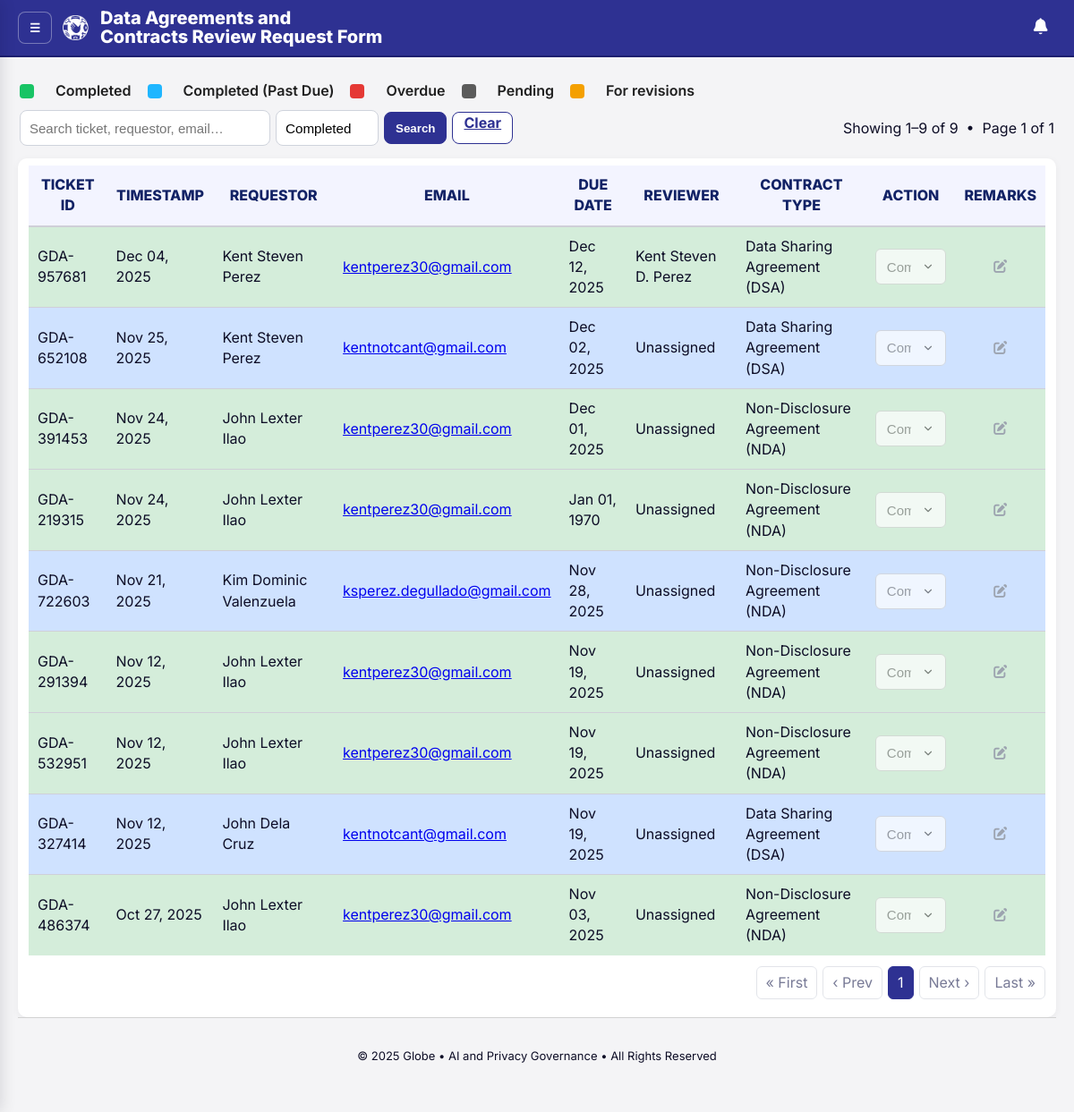
/tickets.php?status=Completed (signed in), run on an earlier commit of the app's database.
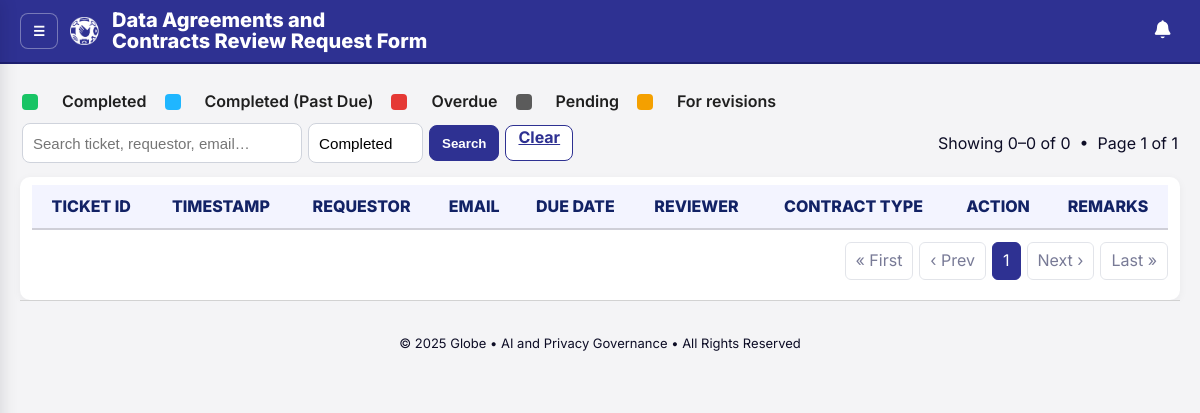
And on a later commit of the database.
### tables this page shows
CREATE TABLE `tickets` (
  `id` bigint(20) unsigned NOT NULL AUTO_INCREMENT,
  `ticket_code` varchar(20) NOT NULL,
  `created_at` datetime NOT NULL DEFAULT current_timestamp(),
  `full_name` varchar(200) NOT NULL,
  `email` varchar(200) NOT NULL,
  `priority` enum('Low','Normal','High','Urgent') DEFAULT 'Normal',
  `due_date` date DEFAULT NULL,
  `completed_at` datetime DEFAULT NULL,
  `grp` varchar(50) NOT NULL,
  `tribe` varchar(200) DEFAULT NULL,
  `assigned_lawyer` varchar(200) DEFAULT NULL,
  `cc_emails` text DEFAULT NULL,
  `summary` text NOT NULL,
  `contract_type` varchar(100) NOT NULL,
  `contract_other` varchar(200) DEFAULT NULL,
  `customer` varchar(200) NOT NULL,
  `vendor` varchar(200) NOT NULL,
  `pd_nature` varchar(120) NOT NULL,
  `pd_other_text` varchar(255) DEFAULT NULL,
  `clauses` text NOT NULL,
  `doc_link` varchar(1000) DEFAULT NULL,
  `status` enum('Pending','In Review','For Revisions','Completed') NOT NULL DEFAULT 'Pending',
  `remarks` text DEFAULT NULL,
  `email_24h_sent` tinyint(1) NOT NULL DEFAULT 0,
  `email_24h_sent_at` datetime DEFAULT NULL,
  PRIMARY KEY (`id`)
);

CREATE TABLE `lawyers` (
  `id` int(11) NOT NULL AUTO_INCREMENT,
  `name` varchar(100) NOT NULL,
  `email` varchar(190) NOT NULL,
  `pass_hash` varchar(255) NOT NULL,
  `role` enum('lawyer','admin') NOT NULL DEFAULT 'lawyer',
  `created_at` timestamp NOT NULL DEFAULT current_timestamp(),
  `archived_at` datetime DEFAULT NULL,
  `archived_by` int(11) DEFAULT NULL,
  PRIMARY KEY (`id`),
  UNIQUE KEY `email` (`email`),
  KEY `idx_lawyers_archived_at` (`archived_at`)
);

### api/query_tickets.php (called while the page is built, shortened)
<?php
$q       = trim($_GET['q'] ?? '');
$page    = max(1, (int)($_GET['page'] ?? 1));
$perPage = 10;
$status = $_GET['status'] ?? '';
$conditions = ['1'];
$types      = '';
$params     = [];
if ($status !== '') {
    if ($status === 'Overdue') {
        $conditions[] = "(t.due_date < CURDATE() AND t.status <> 'Completed')";
    } else {
        $conditions[] = "t.status = ?";
        $params[] = $status;
        $types   .= 's';
    }
}
$where = implode(' AND ', $conditions);
$usePrepared = ($types !== '');
$countSql = "
SELECT COUNT(*) c
FROM tickets t
LEFT JOIN lawyers l ON l.id = t.assigned_lawyer
WHERE $where
";
if (!$usePrepared) {
    $countRes = $conn->query($countSql);
    $total = (int) $countRes->fetch_assoc()['c'];
} else {
    $stmtCnt = $conn->prepare($countSql);
    $stmtCnt->bind_param($types, ...$params);
    $stmtCnt->execute();
    $resCnt = $stmtCnt->get_result();
    $total  = (int) $resCnt->fetch_assoc()['c'];
}
$totalPages = max(1, ceil($total / $perPage));
$offset = ($page - 1) * $perPage;
$selectSql = "
SELECT
    t.id,
    t.ticket_code,
    t.created_at,
    t.completed_at,
    t.full_name,
    t.email,
    t.priority,
    t.due_date,
    t.assigned_lawyer,
    t.contract_type,
    t.status,
    t.remarks,
    l.name  AS reviewer_name,
    l.email AS reviewer_email
FROM tickets t
LEFT JOIN lawyers l
       ON l.email = t.assigned_lawyer
WHERE $where
ORDER BY t.id DESC
LIMIT ? OFFSET ?
";
if (!$usePrepared) {
    $stmt = $conn->prepare($selectSql);
    $stmt->bind_param("ii", $perPage, $offset);
} else {
    $typesPage  = $types . "ii";
    $paramsPage = $params;
    $paramsPage[] = $perPage;
    $paramsPage[] = $offset;
    $stmt = $conn->prepare($selectSql);
    $stmt->bind_param($typesPage, ...$paramsPage);
}
$stmt->execute();
$rows = $stmt->get_result();

### tickets.php (the view, shortened to what the changed rows need)
<?php
require __DIR__ . '/config/db.php';
require __DIR__ . '/utils/pagination.php';
include __DIR__ . '/api/query_tickets.php';
function h($s){ return htmlspecialchars((string)$s, ENT_QUOTES, 'UTF-8'); }
function status_class($status, $due_date, $completed_at = null) {
    $due = $due_date ? date('Y-m-d', strtotime($due_date)) : null;
    $done = $completed_at ? date('Y-m-d', strtotime($completed_at)) : null;
    if ($status === 'Completed') {
        if ($done && $due && $done > $due) {
            return 'row-completed-late';
        }
        return 'row-completed';
    }
    return 'row-pending';
}
?>
<!doctype html>
<html lang="en">
<head>
  <link rel="stylesheet" href="assets/css/admin.css">
  <link rel="stylesheet" href="assets/css/notifications.css">
  <link rel="stylesheet" href="https://cdnjs.cloudflare.com/ajax/libs/font-awesome/7.0.1/css/all.min.css">
</head>
<body>
<main class="container-fluid page" id="mainContent">
  <div class="toolbar">
    <form class="search" method="get" action="">
      <input type="text" name="q" value="<?= h($q) ?>" placeholder="Search ticket, requestor, email…">
      <select name="status" class="status-filter" onchange="this.form.submit()">
      </select>
      <button class="btn" type="submit">Search</button>
      <?php if ($q !== '' || $status !== ''): ?>
        <a class="btn ghost" href="tickets.php">Clear</a>
      <?php endif; ?>
    </form>
      <?php
      $from = ($total === 0) ? 0 : ($offset + 1);
      $to   = min($offset + $perPage, $total);
      ?>
      <div class="muted">
        Showing <?= $from ?>–<?= $to ?> of <?= $total ?>
        &nbsp;•&nbsp;
        Page <?= (int)$page ?> of <?= (int)$totalPages ?>
      </div>
  </div>
  <section class="table-wrap">
    <table class="tickets">
      <thead>
        <tr>
          <th>TICKET ID</th>
          <th>TIMESTAMP</th>
          <th>REQUESTOR</th>
          <th>EMAIL</th>
          <th>DUE DATE</th>
          <th>REVIEWER</th>
          <th>CONTRACT TYPE</th>
          <th>ACTION</th>
          <th>REMARKS</th>
        </tr>
      </thead>
      <tbody>
        <?php while ($r = $rows->fetch_assoc()):
         $class = status_class($r['status'], $r['due_date'] ?? null,$r['completed_at'] ?? null);
          $reviewerName = $r['reviewer_name'] ?? 'Unassigned';
        ?>
        <tr class="<?= $class ?>">
          <td><?= h($r['ticket_code']) ?></td>
          <td><?= h(date('M d, Y', strtotime($r['created_at']))) ?></td>
          <td><?= h($r['full_name']) ?></td>
          <td><a href="mailto:<?= h($r['email']) ?>"><?= h($r['email']) ?></a></td>
          <td><?= h(date('M d, Y', strtotime($r['due_date']))) ?></td>
          <td><?= h($reviewerName) ?></td>
          <td><?= h($r['contract_type']) ?></td>
          <td>
            <form method="post" action="api/update_status.php">
              <select name="status" onchange="this.form.submit()"
                <?= $r['status']==='Completed'?'disabled':''; ?>>
                <option value="Completed"      <?= $r['status']==='Completed'?'selected':''; ?>>Completed</option>
              </select>
            </form>
          </td>
        <td style="text-align:center;">
          <?php $hasRemarks = trim((string)($r['remarks'] ?? '')) !== ''; ?>
          <button
            type="button"
            class="icon-btn openRemarksModal <?= $hasRemarks ? 'has-remarks' : 'no-remarks' ?>"
            title="<?= $hasRemarks ? 'View / Edit Remarks' : 'Add Remarks' ?>"
            data-id="<?= (int)$r['id'] ?>"
            data-ticket="<?= h($r['ticket_code']) ?>"
            data-remarks="<?= h($r['remarks'] ?? '') ?>"
          >
            <i class="fa-solid fa-pen-to-square"></i>
          </button>
        </td>
        </tr>
      <?php endwhile; ?>
      </tbody>
    </table>
    <?= build_pagination($page, $totalPages, $q, $status) ?>
  </section>
</main>
</body>
</html>

### utils/pagination.php
<?php
function build_pagination($page, $totalPages, $q, $status) {
    $html = '<div class="pagination">';
    $prev = max(1, $page - 1);
    $next = min($totalPages, $page + 1);
    $qs = function($p) use ($q, $status) {
        $params = ['page' => $p];
        if ($q !== '') $params['q'] = $q;
        if ($status !== '') $params['status'] = $status;
        return '?' . http_build_query($params);
    };
    if ($page > 1) {
        $html .= '<a href="'.$qs(1).'">« First</a>';
        $html .= '<a href="'.$qs($prev).'">‹ Prev</a>';
    } else {
        $html .= '<span class="muted">« First</span>';
        $html .= '<span class="muted">‹ Prev</span>';
    }
    $start = max(1, $page - 2);
    $end   = min($totalPages, $page + 2);
    for ($i = $start; $i <= $end; $i++) {
        if ($i == $page) {
            $html .= '<span class="active">'.$i.'</span>';
        } else {
            $html .= '<a href="'.$qs($i).'">'.$i.'</a>';
        }
    }
    if ($page < $totalPages) {
        $html .= '<a href="'.$qs($next).'">Next ›</a>';
        $html .= '<a href="'.$qs($totalPages).'">Last »</a>';
    } else {
        $html .= '<span class="muted">Next ›</span>';
        $html .= '<span class="muted">Last »</span>';
    }
    $html .= '</div>';
    return $html;
}
?>

What changed in the data, as far as the page shows it:
removed tickets: ticket_code "GDA-957681", created_at "Dec 04, 2025", full_name "Kent Steven Perez", email "kentperez30@gmail.com", due_date "Dec 12, 2025", lawyers.name "Kent Steven D. Perez", contract_type "Data Sharing Agreement (DSA)", status "Completed"
removed tickets: ticket_code "GDA-652108", created_at "Nov 25, 2025", full_name "Kent Steven Perez", email "kentnotcant@gmail.com", due_date "Dec 02, 2025", reviewerName "Unassigned", contract_type "Data Sharing Agreement (DSA)", status "Completed"
removed tickets: ticket_code "GDA-391453", created_at "Nov 24, 2025", full_name "John Lexter Ilao", email "kentperez30@gmail.com", due_date "Dec 01, 2025", reviewerName "Unassigned", contract_type "Non-Disclosure Agreement (NDA)", status "Completed"
removed tickets: ticket_code "GDA-219315", created_at "Nov 24, 2025", full_name "John Lexter Ilao", email "kentperez30@gmail.com", due_date "Jan 01, 1970", reviewerName "Unassigned", contract_type "Non-Disclosure Agreement (NDA)", status "Completed"
removed tickets: ticket_code "GDA-722603", created_at "Nov 21, 2025", full_name "Kim Dominic Valenzuela", email "ksperez.degullado@gmail.com", due_date "Nov 28, 2025", reviewerName "Unassigned", contract_type "Non-Disclosure Agreement (NDA)", status "Completed"
removed tickets: ticket_code "GDA-291394", created_at "Nov 12, 2025", full_name "John Lexter Ilao", email "kentperez30@gmail.com", due_date "Nov 19, 2025", reviewerName "Unassigned", contract_type "Non-Disclosure Agreement (NDA)", status "Completed"
removed tickets: ticket_code "GDA-532951", created_at "Nov 12, 2025", full_name "John Lexter Ilao", email "kentperez30@gmail.com", due_date "Nov 19, 2025", reviewerName "Unassigned", contract_type "Non-Disclosure Agreement (NDA)", status "Completed"
removed tickets: ticket_code "GDA-327414", created_at "Nov 12, 2025", full_name "John Dela Cruz", email "kentnotcant@gmail.com", due_date "Nov 19, 2025", reviewerName "Unassigned", contract_type "Data Sharing Agreement (DSA)", status "Completed"
removed tickets: ticket_code "GDA-486374", created_at "Oct 27, 2025", full_name "John Lexter Ilao", email "kentperez30@gmail.com", due_date "Nov 03, 2025", reviewerName "Unassigned", contract_type "Non-Disclosure Agreement (NDA)", status "Completed"
Also different on the page:
$from: "1" → "0"
$to: "9" → "0"
$total: "9" → "0"
